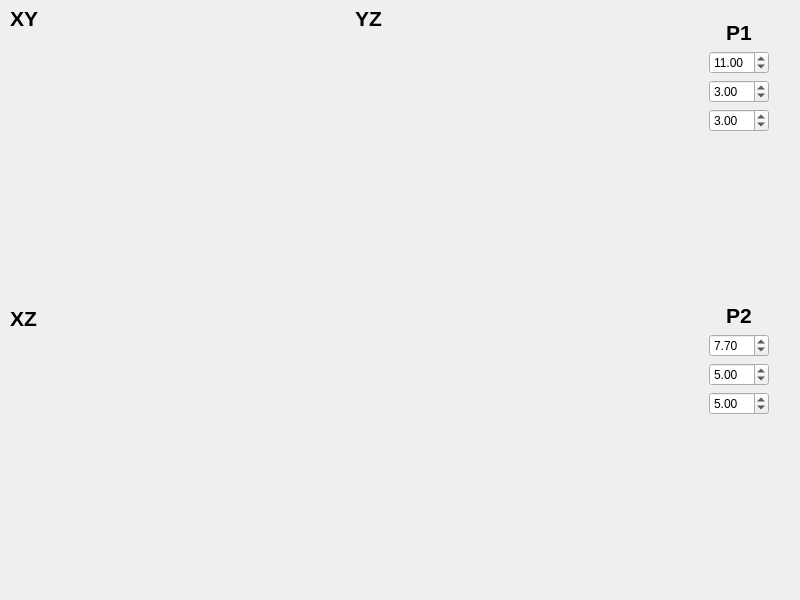
<?xml version="1.0" encoding="UTF-8"?>
<ui version="4.0">
 <class>MainWindow</class>
 <widget class="QMainWindow" name="MainWindow">
  <property name="geometry">
   <rect>
    <x>0</x>
    <y>0</y>
    <width>800</width>
    <height>600</height>
   </rect>
  </property>
  <property name="windowTitle">
   <string>MainWindow</string>
  </property>
  <widget class="QWidget" name="centralWidget">
   <layout class="QGridLayout" name="gridLayout" columnstretch="1,1,0,0" columnminimumwidth="0,0,0,100">
    <property name="leftMargin">
     <number>0</number>
    </property>
    <property name="topMargin">
     <number>0</number>
    </property>
    <property name="bottomMargin">
     <number>0</number>
    </property>
    <property name="spacing">
     <number>0</number>
    </property>
    <item row="1" column="0">
     <widget class="GridView" name="xz" native="true">
      <widget class="QLabel" name="label_5">
       <property name="geometry">
        <rect>
         <x>10</x>
         <y>10</y>
         <width>62</width>
         <height>16</height>
        </rect>
       </property>
       <property name="font">
        <font>
         <pointsize>16</pointsize>
         <weight>75</weight>
         <bold>true</bold>
        </font>
       </property>
       <property name="text">
        <string>XZ</string>
       </property>
      </widget>
     </widget>
    </item>
    <item row="0" column="0">
     <widget class="GridView" name="xy" native="true">
      <widget class="QLabel" name="label_3">
       <property name="geometry">
        <rect>
         <x>10</x>
         <y>10</y>
         <width>62</width>
         <height>16</height>
        </rect>
       </property>
       <property name="font">
        <font>
         <pointsize>16</pointsize>
         <weight>75</weight>
         <bold>true</bold>
        </font>
       </property>
       <property name="text">
        <string>XY</string>
       </property>
      </widget>
     </widget>
    </item>
    <item row="0" column="1">
     <widget class="GridView" name="yz" native="true">
      <widget class="QLabel" name="label_4">
       <property name="geometry">
        <rect>
         <x>10</x>
         <y>10</y>
         <width>62</width>
         <height>16</height>
        </rect>
       </property>
       <property name="font">
        <font>
         <pointsize>16</pointsize>
         <weight>75</weight>
         <bold>true</bold>
        </font>
       </property>
       <property name="text">
        <string>YZ</string>
       </property>
      </widget>
     </widget>
    </item>
    <item row="0" column="3" rowspan="2">
     <layout class="QVBoxLayout" name="verticalLayout">
      <property name="leftMargin">
       <number>20</number>
      </property>
      <property name="topMargin">
       <number>20</number>
      </property>
      <property name="rightMargin">
       <number>20</number>
      </property>
      <property name="bottomMargin">
       <number>20</number>
      </property>
      <item>
       <widget class="QLabel" name="label_2">
        <property name="font">
         <font>
          <pointsize>16</pointsize>
          <weight>75</weight>
          <bold>true</bold>
         </font>
        </property>
        <property name="text">
         <string>P1</string>
        </property>
        <property name="alignment">
         <set>Qt::AlignCenter</set>
        </property>
       </widget>
      </item>
      <item>
       <widget class="QDoubleSpinBox" name="x1">
        <property name="singleStep">
         <double>0.100000000000000</double>
        </property>
        <property name="value">
         <double>11.000000000000000</double>
        </property>
       </widget>
      </item>
      <item>
       <widget class="QDoubleSpinBox" name="y1">
        <property name="singleStep">
         <double>0.100000000000000</double>
        </property>
        <property name="value">
         <double>3.000000000000000</double>
        </property>
       </widget>
      </item>
      <item>
       <widget class="QDoubleSpinBox" name="z1">
        <property name="singleStep">
         <double>0.100000000000000</double>
        </property>
        <property name="value">
         <double>3.000000000000000</double>
        </property>
       </widget>
      </item>
      <item>
       <spacer name="verticalSpacer_2">
        <property name="orientation">
         <enum>Qt::Vertical</enum>
        </property>
        <property name="sizeHint" stdset="0">
         <size>
          <width>20</width>
          <height>40</height>
         </size>
        </property>
       </spacer>
      </item>
      <item>
       <widget class="QLabel" name="label">
        <property name="font">
         <font>
          <pointsize>16</pointsize>
          <weight>75</weight>
          <bold>true</bold>
         </font>
        </property>
        <property name="text">
         <string>P2</string>
        </property>
        <property name="alignment">
         <set>Qt::AlignCenter</set>
        </property>
       </widget>
      </item>
      <item>
       <widget class="QDoubleSpinBox" name="x2">
        <property name="singleStep">
         <double>0.100000000000000</double>
        </property>
        <property name="value">
         <double>7.700000000000000</double>
        </property>
       </widget>
      </item>
      <item>
       <widget class="QDoubleSpinBox" name="y2">
        <property name="singleStep">
         <double>0.100000000000000</double>
        </property>
        <property name="value">
         <double>5.000000000000000</double>
        </property>
       </widget>
      </item>
      <item>
       <widget class="QDoubleSpinBox" name="z2">
        <property name="singleStep">
         <double>0.100000000000000</double>
        </property>
        <property name="value">
         <double>5.000000000000000</double>
        </property>
       </widget>
      </item>
      <item>
       <spacer name="verticalSpacer">
        <property name="orientation">
         <enum>Qt::Vertical</enum>
        </property>
        <property name="sizeHint" stdset="0">
         <size>
          <width>20</width>
          <height>40</height>
         </size>
        </property>
       </spacer>
      </item>
     </layout>
    </item>
   </layout>
  </widget>
 </widget>
 <layoutdefault spacing="6" margin="11"/>
 <customwidgets>
  <customwidget>
   <class>GridView</class>
   <extends>QWidget</extends>
   <header>grid_view.hpp</header>
   <container>1</container>
  </customwidget>
 </customwidgets>
 <resources/>
 <connections>
  <connection>
   <sender>x1</sender>
   <signal>valueChanged(double)</signal>
   <receiver>MainWindow</receiver>
   <slot>updateLine()</slot>
   <hints>
    <hint type="sourcelabel">
     <x>767</x>
     <y>58</y>
    </hint>
    <hint type="destinationlabel">
     <x>709</x>
     <y>-3</y>
    </hint>
   </hints>
  </connection>
  <connection>
   <sender>y1</sender>
   <signal>valueChanged(double)</signal>
   <receiver>MainWindow</receiver>
   <slot>updateLine()</slot>
   <hints>
    <hint type="sourcelabel">
     <x>735</x>
     <y>93</y>
    </hint>
    <hint type="destinationlabel">
     <x>719</x>
     <y>-8</y>
    </hint>
   </hints>
  </connection>
  <connection>
   <sender>z1</sender>
   <signal>valueChanged(double)</signal>
   <receiver>MainWindow</receiver>
   <slot>updateLine()</slot>
   <hints>
    <hint type="sourcelabel">
     <x>708</x>
     <y>124</y>
    </hint>
    <hint type="destinationlabel">
     <x>690</x>
     <y>10</y>
    </hint>
   </hints>
  </connection>
  <connection>
   <sender>x2</sender>
   <signal>valueChanged(double)</signal>
   <receiver>MainWindow</receiver>
   <slot>updateLine()</slot>
   <hints>
    <hint type="sourcelabel">
     <x>744</x>
     <y>345</y>
    </hint>
    <hint type="destinationlabel">
     <x>781</x>
     <y>277</y>
    </hint>
   </hints>
  </connection>
  <connection>
   <sender>y2</sender>
   <signal>valueChanged(double)</signal>
   <receiver>MainWindow</receiver>
   <slot>updateLine()</slot>
   <hints>
    <hint type="sourcelabel">
     <x>716</x>
     <y>373</y>
    </hint>
    <hint type="destinationlabel">
     <x>699</x>
     <y>287</y>
    </hint>
   </hints>
  </connection>
  <connection>
   <sender>z2</sender>
   <signal>valueChanged(double)</signal>
   <receiver>MainWindow</receiver>
   <slot>updateLine()</slot>
   <hints>
    <hint type="sourcelabel">
     <x>731</x>
     <y>414</y>
    </hint>
    <hint type="destinationlabel">
     <x>651</x>
     <y>432</y>
    </hint>
   </hints>
  </connection>
 </connections>
 <slots>
  <slot>updateLine()</slot>
 </slots>
</ui>
